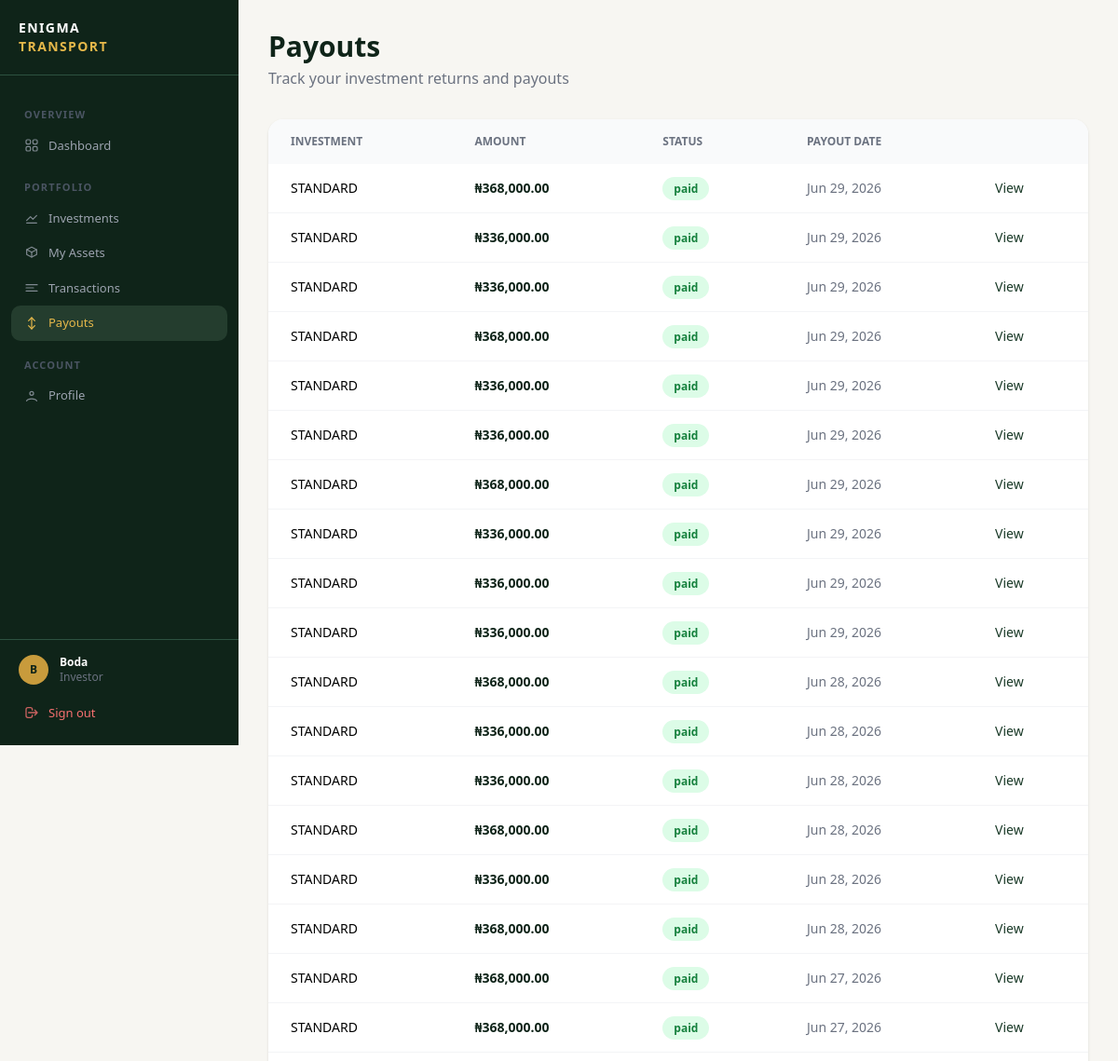
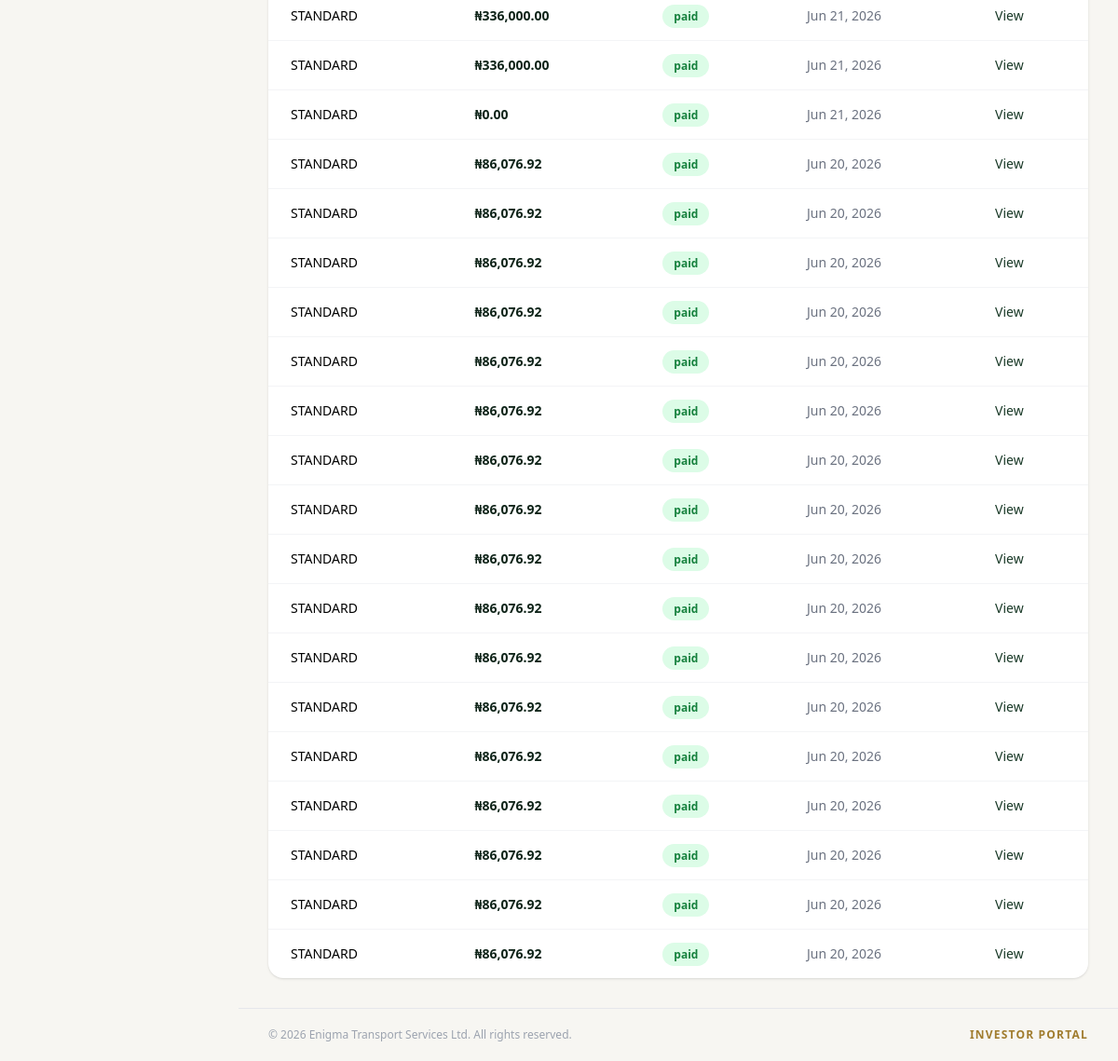
Screenshot of /payouts/ (signed in) with the database file from the repository (2 pictures, top to bottom).
### accounts/models.py (models this page shows, shortened)
class User(AbstractUser):
    ROLE_CHOICES = (
        ('admin', 'Admin'),
        ('investor', 'Investor'),
    )
    role = models.CharField(max_length=20, choices=ROLE_CHOICES, default='investor')
    email = models.EmailField(unique=True)  # ← add this
    created_at = models.DateTimeField(auto_now_add=True)

### payouts/models.py (models this page shows, shortened)
class Payout(models.Model):
    STATUS_CHOICES = (
        ('pending', 'Pending'),
        ('paid', 'Paid'),
        ('failed', 'Failed'),
    )
    investment = models.ForeignKey(
        'investments.Investment',
        on_delete=models.CASCADE,
        related_name='payouts'
    )
    amount = models.DecimalField(max_digits=15, decimal_places=2)
    status = models.CharField(max_length=20, choices=STATUS_CHOICES, default='pending')
    payout_date = models.DateField(null=True, blank=True)
    created_at = models.DateTimeField(auto_now_add=True)

### investments/models.py (models this page shows, shortened)
class Investment(models.Model):
    STATUS_CHOICES = (
        ('pending', 'Pending'),
        ('awaiting_payment', 'Awaiting Payment'),
        ('active', 'Active'),
        ('completed', 'Completed'),
        ('cancelled', 'Cancelled'),
    )
    FREQUENCY_CHOICES = (
        ('weekly', 'Weekly'),
        ('monthly', 'Monthly'),
    )
    investor = models.ForeignKey(
        InvestorProfile,
        on_delete=models.CASCADE,
        related_name='investments'
    )
    tier = models.ForeignKey(
        InvestmentTier,
        on_delete=models.PROTECT
    )
    number_of_assets = models.PositiveIntegerField(default=0)
    investment_amount = models.DecimalField(
        max_digits=15, decimal_places=2, default=0
    )
    status = models.CharField(
        max_length=20, choices=STATUS_CHOICES, default='pending'
    )
    payout_frequency = models.CharField(
        max_length=20, choices=FREQUENCY_CHOICES, default='monthly'
    )
    duration_weeks = models.PositiveIntegerField(null=True, blank=True)
    duration_months = models.PositiveIntegerField(null=True, blank=True)
    start_date = models.DateField(null=True, blank=True)
    end_date = models.DateField(null=True, blank=True)
    service_charge = models.DecimalField(max_digits=15, decimal_places=2, default=0)
    management_fee = models.DecimalField(max_digits=15, decimal_places=2, default=0)
    asset_type = models.CharField(max_length=100, blank=True)
    quantity = models.PositiveIntegerField(default=1)
    created_at = models.DateTimeField(auto_now_add=True)

class InvestmentTier(models.Model):
    name = models.CharField(max_length=100)
    minimum_assets = models.PositiveIntegerField()
    maximum_assets = models.PositiveIntegerField()
    minimum_investment = models.DecimalField(max_digits=15, decimal_places=2)
    return_rate = models.DecimalField(max_digits=5, decimal_places=2)
    active = models.BooleanField(default=True)
    created_at = models.DateTimeField(auto_now_add=True)

### payouts/views.py (the view)
# urls.py: path('', views.payout_list_view, name='payout_list'),
@investor_required
def payout_list_view(request):
    try:
        profile = request.user.investorprofile
    except InvestorProfile.DoesNotExist:
        return redirect('profile_create')
    payouts = Payout.objects.filter(
        investment__investor=profile
    ).order_by('-created_at')
    return render(request, 'payouts/payout_list.html', {'payouts': payouts})

### templates/payouts/payout_list.html (shortened to what this page needs)
{% extends 'base.html' %}
{% load humanize %}
{% block dashboard_content %}
<div class="mb-8">
    <h1 class="text-3xl font-bold text-[#0f2419]">Payouts</h1>
    <p class="text-gray-500 mt-1">Track your investment returns and payouts</p>
</div>
{% if payouts %}
<div class="bg-white rounded-2xl shadow overflow-hidden">
    <table class="w-full text-sm">
        <thead class="bg-gray-50 text-gray-500 uppercase text-xs">
            <tr>
                <th class="px-6 py-4 text-left">Investment</th>
                <th class="px-6 py-4 text-left">Amount</th>
                <th class="px-6 py-4 text-left">Status</th>
                <th class="px-6 py-4 text-left">Payout Date</th>
                <th class="px-6 py-4 text-left"></th>
            </tr>
        </thead>
        <tbody class="divide-y divide-gray-100">
            {% for payout in payouts %}
            <tr class="hover:bg-gray-50 transition">
                <td class="px-6 py-4 font-medium">{{ payout.investment.tier.name }}</td>
                <td class="px-6 py-4 font-bold text-[#0f2419]">&#8358;{{ payout.amount|floatformat:2|intcomma }}</td>
                <td class="px-6 py-4">
                    <span class="px-3 py-1 rounded-full text-xs font-semibold
                        {% if payout.status == 'paid' %}bg-green-100 text-green-700
                        {% elif payout.status == 'pending' %}bg-yellow-100 text-yellow-700
                        {% else %}bg-red-100 text-red-700{% endif %}">
                        {{ payout.status }}
                    </span>
                </td>
                <td class="px-6 py-4 text-gray-500">{{ payout.payout_date|date:"M d, Y"|default:"TBD" }}</td>
                <td class="px-6 py-4">
                    <a href="{% url 'payout_detail' payout.pk %}" class="text-[#1a3a28] hover:underline">View</a>
                </td>
            </tr>
            {% endfor %}
        </tbody>
    </table>
</div>
{% else %}
<div class="bg-white rounded-2xl shadow p-16 text-center">
    <p class="text-gray-500 text-lg">No payouts yet</p>
</div>
{% endif %}
{% endblock %}

### templates/base.html (shortened to what this page needs)
<!DOCTYPE html>
<html lang="en">
<head>
    <script src="https://cdn.tailwindcss.com"></script>
</head>
<body class="bg-surface font-sans">
{% if user.is_authenticated %}
<aside id="sidebar">
    <div class="px-5 py-5 border-b border-forest-muted flex items-center justify-between shrink-0">
        <a href="/" class="flex flex-col leading-tight">
            <span class="text-white font-bold text-sm tracking-widest uppercase">Enigma</span>
            <span class="text-gold-light font-bold text-sm tracking-widest uppercase">Transport</span>
        </a>
    </div>
    <nav class="flex-1 px-3 py-4 overflow-y-auto min-h-0">
        {% if user.role == 'admin' %}
        <span class="nav-section">OVERVIEW</span>
        <a href="{% url 'admin_dashboard' %}" class="nav-item {% if request.resolver_match.url_name == 'admin_dashboard' %}active{% endif %}">
            <svg xmlns="http://www.w3.org/2000/svg"
                 viewBox="0 0 24 24"
                 fill="none"
                 stroke="currentColor"
                 stroke-width="1.8"
                 stroke-linecap="round"
                 stroke-linejoin="round"
                 class="w-6 h-6">
              <rect x="3" y="3" width="7" height="7" rx="2"/>
              <rect x="14" y="3" width="7" height="7" rx="2"/>
              <rect x="3" y="14" width="7" height="7" rx="2"/>
              <rect x="14" y="14" width="7" height="7" rx="2"/>
            </svg>
            Dashboard
        </a>
        <span class="nav-section">INVESTMENT</span>
        <a href="{% url 'admin_investor_list' %}" class="nav-item {% if 'investor' in request.resolver_match.url_name %}active{% endif %}">
            <svg xmlns="http://www.w3.org/2000/svg"
                 viewBox="0 0 24 24"
                 fill="none"
                 stroke="currentColor"
                 stroke-width="1.8"
                 stroke-linecap="round"
                 stroke-linejoin="round"
                 class="w-6 h-6">
              <circle cx="12" cy="8" r="3"/>
              <path d="M4 20c1.8-4.5 14.2-4.5 16 0"/>
            </svg>
            Investors
        </a>
        <a href="{% url 'admin_asset_list' %}" class="nav-item {% if 'asset' in request.resolver_match.url_name %}active{% endif %}">
            <svg xmlns="http://www.w3.org/2000/svg"
                 viewBox="0 0 24 24"
                 fill="none"
                 stroke="currentColor"
                 stroke-width="1.8"
                 stroke-linecap="round"
                 stroke-linejoin="round"
                 class="w-6 h-6">
              <path d="M12 2l8 4-8 4-8-4 8-4z"/>
              <path d="M4 6v8l8 4 8-4V6"/>
              <path d="M12 10v8"/>
            </svg>
            Assets
        </a>
        <span class="nav-section">FINANCE</span>
        <a href="{% url 'central_payment' %}" class="nav-item {% if 'payment' in request.resolver_match.url_name %}active{% endif %}">
            <svg xmlns="http://www.w3.org/2000/svg"
                 viewBox="0 0 24 24"
                 fill="none"
                 stroke="currentColor"
                 stroke-width="1.8"
                 stroke-linecap="round"
                 stroke-linejoin="round"
                 class="w-6 h-6">
              <rect x="3" y="5" width="18" height="14" rx="2"/>
              <path d="M3 10h18"/>
              <path d="M7 15h.01"/>
            </svg>
            Payments
        </a>
        <a href="{% url 'admin_transaction_list' %}" class="nav-item {% if 'transaction' in request.resolver_match.url_name %}active{% endif %}">
            <svg xmlns="http://www.w3.org/2000/svg"
                 viewBox="0 0 24 24"
                 fill="none"
                 stroke="currentColor"
                 stroke-width="1.8"
                 stroke-linecap="round"
                 stroke-linejoin="round"
                 class="w-6 h-6">
              <path d="M3 7h18"/>
              <path d="M3 12h12"/>
              <path d="M3 17h18"/>
              <path d="M17 10l3 2-3 2"/>
            </svg>
            Transactions
        </a>
        <a href="{% url 'admin_payout_list' %}" class="nav-item {% if 'payout' in request.resolver_match.url_name %}active{% endif %}">
            <svg xmlns="http://www.w3.org/2000/svg"
                 viewBox="0 0 24 24"
                 fill="none"
                 stroke="currentColor"
                 stroke-width="1.8"
                 stroke-linecap="round"
                 stroke-linejoin="round"
                 class="w-6 h-6">
              <path d="M12 3v18"/>
              <path d="M7 8l5-5 5 5"/>
              <path d="M7 16l5 5 5-5"/>
            </svg>
            Payouts
        </a>
        <a href="{% url 'remittance_list' %}" class="nav-item {% if 'remittance' in request.resolver_match.url_name %}active{% endif %}">
            <svg xmlns="http://www.w3.org/2000/svg"
                 viewBox="0 0 24 24"
                 fill="none"
                 stroke="currentColor"
                 stroke-width="1.8"
                 stroke-linecap="round"
                 stroke-linejoin="round"
                 class="w-6 h-6">
              <path d="M7 7h10"/>
              <path d="M7 12h10"/>
              <path d="M7 17h10"/>
              <path d="M16 5l3 2-3 2"/>
            </svg>
            Remittance History
        </a>
        <span class="nav-section">SYSTEM</span>
        <a href="{% url 'admin_auditlog_list' %}" class="nav-item {% if 'auditlog' in request.resolver_match.url_name %}active{% endif %}">
            <svg xmlns="http://www.w3.org/2000/svg"
                 viewBox="0 0 24 24"
                 fill="none"
                 stroke="currentColor"
                 stroke-width="1.8"
                 stroke-linecap="round"
                 stroke-linejoin="round"
                 class="w-6 h-6">
              <path d="M9 4h6"/>
              <path d="M8 7h8"/>
              <path d="M6 20h12a2 2 0 0 0 2-2V6"/>
              <path d="M6 6v12a2 2 0 0 0 2 2"/>
            </svg>
            Audit Logs
        </a>
        {% else %}
        <span class="nav-section">Overview</span>
        <a href="{% url 'investor_dashboard' %}" class="nav-item {% if request.resolver_match.url_name == 'investor_dashboard' %}active{% endif %}">
            Dashboard
        </a>
        <span class="nav-section">Portfolio</span>
        <a href="{% url 'investment_list' %}" class="nav-item {% if 'investment' in request.resolver_match.url_name %}active{% endif %}">
            <svg xmlns="http://www.w3.org/2000/svg"
                 viewBox="0 0 24 24"
                 fill="none"
                 stroke="currentColor"
                 stroke-width="1.8"
                 stroke-linecap="round"
                 stroke-linejoin="round"
                 class="w-6 h-6">
              <path d="M4 16l6-6 4 4 6-6"/>
              <path d="M4 20h16"/>
            </svg>
            Investments
        </a>
        <a href="{% url 'asset_list' %}" class="nav-item {% if request.resolver_match.url_name == 'asset_list' %}active{% endif %}">
            <svg xmlns="http://www.w3.org/2000/svg"
                 viewBox="0 0 24 24"
                 fill="none"
                 stroke="currentColor"
                 stroke-width="1.8"
                 stroke-linecap="round"
                 stroke-linejoin="round"
                 class="w-6 h-6">
              <path d="M12 2l8 4-8 4-8-4 8-4z"/>
              <path d="M4 6v8l8 4 8-4V6"/>
              <path d="M12 10v8"/>
            </svg>
            My Assets
        </a>
        <a href="{% url 'transaction_list' %}" class="nav-item {% if request.resolver_match.url_name == 'transaction_list' %}active{% endif %}">
            <svg xmlns="http://www.w3.org/2000/svg"
                 viewBox="0 0 24 24"
                 fill="none"
                 stroke="currentColor"
                 stroke-width="1.8"
                 stroke-linecap="round"
                 stroke-linejoin="round"
                 class="w-6 h-6">
              <path d="M3 7h18"/>
              <path d="M3 12h12"/>
              <path d="M3 17h18"/>
            </svg>
            Transactions
        </a>
        <a href="{% url 'payout_list' %}" class="nav-item {% if request.resolver_match.url_name == 'payout_list' %}active{% endif %}">
            <svg xmlns="http://www.w3.org/2000/svg"
                 viewBox="0 0 24 24"
                 fill="none"
                 stroke="currentColor"
                 stroke-width="1.8"
                 stroke-linecap="round"
                 stroke-linejoin="round"
                 class="w-6 h-6">
              <path d="M12 3v18"/>
              <path d="M7 8l5-5 5 5"/>
              <path d="M7 16l5 5 5-5"/>
            </svg>
            Payouts
        </a>
        <span class="nav-section">Account</span>
        <a href="{% url 'profile' %}" class="nav-item {% if request.resolver_match.url_name == 'profile' %}active{% endif %}">
            <svg xmlns="http://www.w3.org/2000/svg"
                 viewBox="0 0 24 24"
                 fill="none"
                 stroke="currentColor"
                 stroke-width="1.8"
                 stroke-linecap="round"
                 stroke-linejoin="round"
                 class="w-6 h-6">
              <circle cx="12" cy="8" r="3"/>
              <path d="M4 20c1.8-4.5 14.2-4.5 16 0"/>
            </svg>
            Profile
        </a>
        {% endif %}
    </nav>
    <div class="border-t border-forest-muted px-3 py-4 shrink-0">
        <div class="flex items-center gap-3 px-2 mb-3">
            <div class="w-8 h-8 rounded-full bg-gold flex items-center justify-center text-forest-dark text-xs font-bold shrink-0">
                {{ user.username|first|upper }}
            </div>
            <div class="flex-1 min-w-0">
                <p class="text-white text-xs font-semibold truncate">{{ user.username }}</p>
                <p class="text-gray-500 text-xs capitalize">{{ user.role }}</p>
            </div>
        </div>
        <a href="{% url 'logout' %}" class="nav-item w-full text-red-400 hover:text-red-300 hover:bg-red-950/30">
            <svg fill="none" stroke="currentColor" viewBox="0 0 24 24"><path stroke-linecap="round" stroke-linejoin="round" stroke-width="2" d="M17 16l4-4m0 0l-4-4m4 4H7m6 4v1a3 3 0 01-3 3H6a3 3 0 01-3-3V7a3 3 0 013-3h4a3 3 0 013 3v1"/></svg>
            Sign out
        </a>
    </div>
</aside>
    <div id="main-content">
        <main class="flex-1 px-6 lg:px-8 py-8">{% block dashboard_content %}{% endblock %}</main>
        <footer class="px-6 lg:px-8 py-5 border-t border-gray-200">
            <div class="flex flex-col sm:flex-row justify-between items-center gap-1 text-xs text-gray-400">
                <span>&copy; 2026 Enigma Transport Services Ltd. All rights reserved.</span>
                <span class="text-gold-muted font-semibold tracking-widest uppercase text-xs">Investor Portal</span>
            </div>
        </footer>
    </div>
{% endif %}
</body>
</html>

### rows the page displays
User: username|first "B", username "Boda", role "Investor"
Payout: investment.tier.name "STANDARD", amount "368,000.00", status "paid", payout_date "Jun 29, 2026"
Payout: investment.tier.name "STANDARD", amount "336,000.00", status "paid", payout_date "Jun 29, 2026"
Payout: investment.tier.name "STANDARD", amount "336,000.00", status "paid", payout_date "Jun 29, 2026"
Payout: investment.tier.name "STANDARD", amount "368,000.00", status "paid", payout_date "Jun 29, 2026"
Payout: investment.tier.name "STANDARD", amount "336,000.00", status "paid", payout_date "Jun 29, 2026"
Payout: investment.tier.name "STANDARD", amount "336,000.00", status "paid", payout_date "Jun 29, 2026"
Payout: investment.tier.name "STANDARD", amount "368,000.00", status "paid", payout_date "Jun 29, 2026"
Payout: investment.tier.name "STANDARD", amount "336,000.00", status "paid", payout_date "Jun 29, 2026"
Payout: investment.tier.name "STANDARD", amount "336,000.00", status "paid", payout_date "Jun 29, 2026"
Payout: investment.tier.name "STANDARD", amount "336,000.00", status "paid", payout_date "Jun 29, 2026"
Payout: investment.tier.name "STANDARD", amount "368,000.00", status "paid", payout_date "Jun 28, 2026"
Payout: investment.tier.name "STANDARD", amount "336,000.00", status "paid", payout_date "Jun 28, 2026"
Payout: investment.tier.name "STANDARD", amount "336,000.00", status "paid", payout_date "Jun 28, 2026"
Payout: investment.tier.name "STANDARD", amount "368,000.00", status "paid", payout_date "Jun 28, 2026"
Payout: investment.tier.name "STANDARD", amount "336,000.00", status "paid", payout_date "Jun 28, 2026"
Payout: investment.tier.name "STANDARD", amount "368,000.00", status "paid", payout_date "Jun 28, 2026"
Payout: investment.tier.name "STANDARD", amount "368,000.00", status "paid", payout_date "Jun 27, 2026"
Payout: investment.tier.name "STANDARD", amount "368,000.00", status "paid", payout_date "Jun 27, 2026"
Payout: investment.tier.name "STANDARD", amount "336,000.00", status "paid", payout_date "Jun 21, 2026"
Payout: investment.tier.name "STANDARD", amount "336,000.00", status "paid", payout_date "Jun 21, 2026"
Payout: investment.tier.name "STANDARD", amount "0.00", status "paid", payout_date "Jun 21, 2026"
Payout: investment.tier.name "STANDARD", amount "86,076.92", status "paid", payout_date "Jun 20, 2026"
Payout: investment.tier.name "STANDARD", amount "86,076.92", status "paid", payout_date "Jun 20, 2026"
Payout: investment.tier.name "STANDARD", amount "86,076.92", status "paid", payout_date "Jun 20, 2026"
Payout: investment.tier.name "STANDARD", amount "86,076.92", status "paid", payout_date "Jun 20, 2026"
Payout: investment.tier.name "STANDARD", amount "86,076.92", status "paid", payout_date "Jun 20, 2026"
Payout: investment.tier.name "STANDARD", amount "86,076.92", status "paid", payout_date "Jun 20, 2026"
Payout: investment.tier.name "STANDARD", amount "86,076.92", status "paid", payout_date "Jun 20, 2026"
Payout: investment.tier.name "STANDARD", amount "86,076.92", status "paid", payout_date "Jun 20, 2026"
Payout: investment.tier.name "STANDARD", amount "86,076.92", status "paid", payout_date "Jun 20, 2026"
Payout: investment.tier.name "STANDARD", amount "86,076.92", status "paid", payout_date "Jun 20, 2026"
Payout: investment.tier.name "STANDARD", amount "86,076.92", status "paid", payout_date "Jun 20, 2026"
Payout: investment.tier.name "STANDARD", amount "86,076.92", status "paid", payout_date "Jun 20, 2026"
Payout: investment.tier.name "STANDARD", amount "86,076.92", status "paid", payout_date "Jun 20, 2026"
Payout: investment.tier.name "STANDARD", amount "86,076.92", status "paid", payout_date "Jun 20, 2026"
Payout: investment.tier.name "STANDARD", amount "86,076.92", status "paid", payout_date "Jun 20, 2026"
Payout: investment.tier.name "STANDARD", amount "86,076.92", status "paid", payout_date "Jun 20, 2026"
Payout: investment.tier.name "STANDARD", amount "86,076.92", status "paid", payout_date "Jun 20, 2026"
